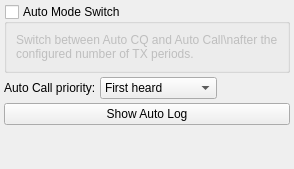
                  <widget class="QWidget" name="tab_auto">
                   <attribute name="title">
                    <string>A</string>
                   </attribute>
                   <layout class="QVBoxLayout" name="verticalLayout_auto">
                    <property name="spacing">
                     <number>4</number>
                    </property>
                    <property name="leftMargin">
                     <number>4</number>
                    </property>
                    <property name="topMargin">
                     <number>4</number>
                    </property>
                    <property name="rightMargin">
                     <number>4</number>
                    </property>
                    <property name="bottomMargin">
                     <number>4</number>
                    </property>
                    <item>
                     <widget class="QGroupBox" name="cb_autoModeSwitch">
                      <property name="toolTip">
                       <string>Automatically switch between Auto CQ and Auto Call after the configured number of TX periods</string>
                      </property>
                      <property name="title">
                       <string>Auto Mode Switch</string>
                      </property>
                      <property name="checkable">
                       <bool>true</bool>
                      </property>
                      <property name="checked">
                       <bool>false</bool>
                      </property>
                      <layout class="QVBoxLayout" name="verticalLayout_modeswitchlabel">
                       <item>
                        <widget class="QLabel" name="label_autoModeSwitch">
                         <property name="text">
                          <string>Switch between Auto CQ and Auto Call\nafter the configured number of TX periods.</string>
                         </property>
                         <property name="wordWrap">
                          <bool>true</bool>
                         </property>
                        </widget>
                       </item>
                      </layout>
                     </widget>
                    </item>
                    <item>
                     <layout class="QHBoxLayout" name="horizontalLayout_priority">
                      <item>
                       <widget class="QLabel" name="label_priority">
                        <property name="text">
                         <string>Auto Call priority:</string>
                        </property>
                       </widget>
                      </item>
                      <item>
                       <widget class="QComboBox" name="cb_autoCallPriority">
                        <property name="toolTip">
                         <string>Which CQ station to respond to first in Auto Call mode</string>
                        </property>
                        <item>
                         <property name="text">
                          <string>First heard</string>
                         </property>
                        </item>
                        <item>
                         <property name="text">
                          <string>Strongest signal</string>
                         </property>
                        </item>
                        <item>
                         <property name="text">
                          <string>Most distant</string>
                         </property>
                        </item>
                       </widget>
                      </item>
                      <item>
                       <spacer name="horizontalSpacer_priority">
                        <property name="orientation">
                         <enum>Qt::Horizontal</enum>
                        </property>
                        <property name="sizeHint" stdset="0">
                         <size>
                          <width>40</width>
                          <height>20</height>
                         </size>
                        </property>
                       </spacer>
                      </item>
                     </layout>
                    </item>
                    <item>
                     <widget class="QPushButton" name="btn_showAutoLog">
                      <property name="toolTip">
                       <string>Show the Auto CQ / Auto Call contact log window</string>
                      </property>
                      <property name="text">
                       <string>Show Auto Log</string>
                      </property>
                     </widget>
                    </item>
                    <item>
                     <spacer name="verticalSpacer_auto">
                      <property name="orientation">
                       <enum>Qt::Vertical</enum>
                      </property>
                      <property name="sizeHint" stdset="0">
                       <size>
                        <width>20</width>
                        <height>40</height>
                       </size>
                      </property>
                     </spacer>
                    </item>
                   </layout>
                  </widget>
